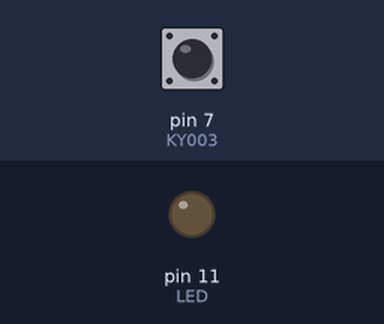
Recording of a program running on a simulated Raspberry Pi (header pin numbers). Shown: output pins drawn as LEDs (lit = HIGH). The test bench sets the inputs (shaded band); at power-on: pin 7 (KY003) HIGH. What the program prints to the terminal is not drawn.

Above: at 1.2 s.
1.3 s: pin 7 (KY003) pulled LOW for 0.15 s
At 1.8 s:
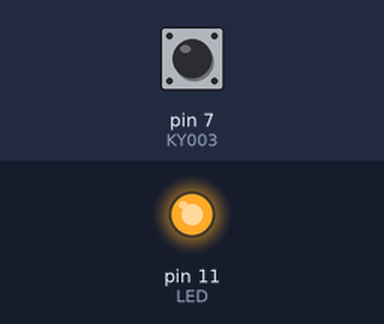
2.9 s: pin 7 (KY003) pulled LOW for 1 s
At 4.2 s:
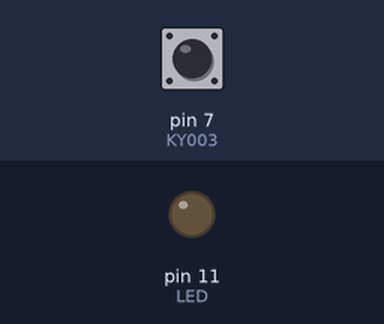
5.4 s: pin 7 (KY003) pulled LOW for 3.2 s
At 6.1 s:
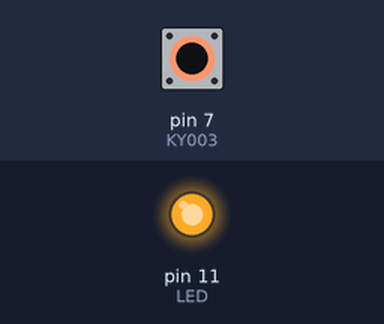
Timing chart, 0 to 8.4 s (numbered marks = the images above; inputs shaded):
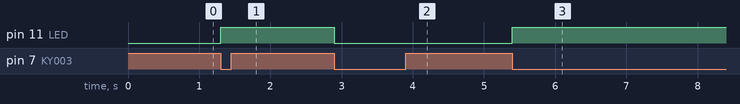

Measured:
- after the input at 1.3 s, pin 11 (LED): LOW → HIGH at once
- after the input at 2.9 s, pin 11 (LED): HIGH → LOW at once
- after the input at 5.4 s, pin 11 (LED): LOW → HIGH at once

The program:

09_ky003_magnetic.py
```python
import RPi.GPIO as GPIO
import time


KY003 = 7
LED = 11


def toggle_led(null):  # Function to toggle LED on/off when signal detected
    if GPIO.input(LED):
        GPIO.output(LED, GPIO.LOW)  # If LED is on, turn it off
    else:
        GPIO.output(LED, GPIO.HIGH)  # If LED is off, turn it on


GPIO.setmode(GPIO.BOARD)
GPIO.setup(KY003, GPIO.IN, pull_up_down=GPIO.PUD_UP)
GPIO.setup(LED, GPIO.OUT)

# When a magnetic field is detected toggle_led function will be activated.
GPIO.add_event_detect(KY003, GPIO.FALLING, callback=toggle_led, bouncetime=100)

print("Use CTRL+C to exit.")

try:
    while True:
        time.sleep(1)
except KeyboardInterrupt:
    GPIO.cleanup()
```
